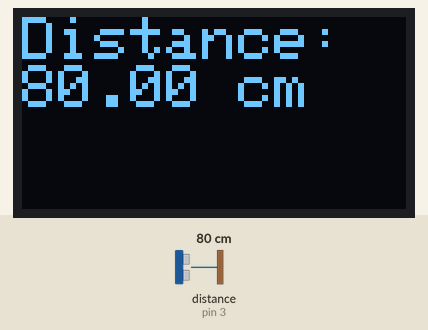
The sketch below on a simulated Arduino Uno, built with avr-gcc and run on an emulated ATmega328P. Shown: 128×64 one-colour display. Wiring (inferred from the names in the program): ultrasonic range finder: trigger pin 2; echo pin 3. Inputs (shaded band) come from the test bench; at power-on: distance to the obstacle (sensor on pin 3) 80 cm. The echo pulse lasts 58.3 µs per cm.

Above: at 1.3 s.
1.4 s: distance to the obstacle (sensor on pin 3) set to 18 cm
At 2.5 s:
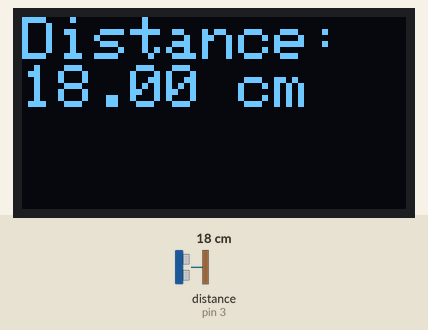
4.5 s: distance to the obstacle (sensor on pin 3) set to 60 cm
At 6.0 s:
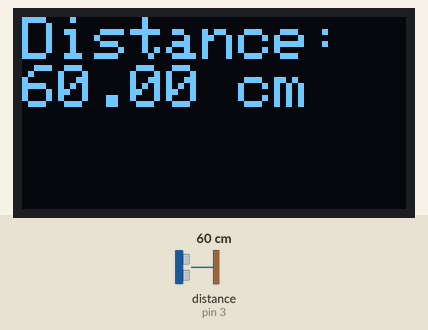
6.3 s: distance to the obstacle (sensor on pin 3) set to 35 cm
At 6.8 s:
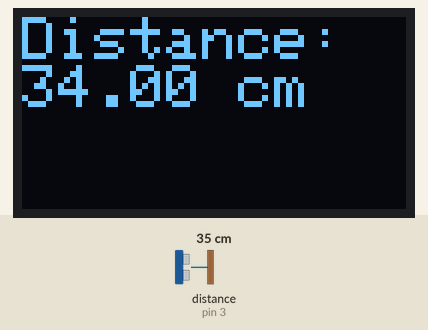
Timing chart, 0 to 9.3 s (numbered marks = the images above; inputs shaded):
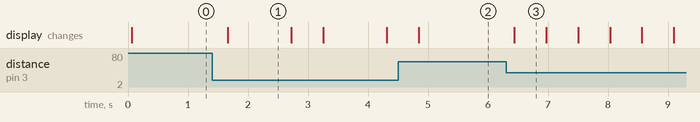

The sketch:

ultrasonic_short.ino
```cpp
#include <Wire.h>
#include <Adafruit_GFX.h>
#include <Adafruit_SSD1306.h>

#define SCREEN_WIDTH 128 // OLED display width, in pixels
#define SCREEN_HEIGHT 64 // OLED display height, in pixels

#define TRIGGER_PIN 2   // Arduino pin connected to the ultrasonic sensor's trigger pin
#define ECHO_PIN 3      // Arduino pin connected to the ultrasonic sensor's echo pin

#define OLED_RESET -1   // Reset pin for the OLED display (not used)

Adafruit_SSD1306 display(SCREEN_WIDTH, SCREEN_HEIGHT, &Wire, OLED_RESET);

void setup() {
  pinMode(TRIGGER_PIN, OUTPUT);
  pinMode(ECHO_PIN, INPUT);

  display.begin(SSD1306_SWITCHCAPVCC, 0x3C); // Initialize the OLED display
  display.clearDisplay(); // Clear the display buffer
  display.setTextColor(WHITE); // Set text color to white
  display.setTextSize(2); // Set text size to 1
  display.setCursor(0, 0); // Set cursor position to top-left
}

void loop() {
     long duration;

  digitalWrite(TRIGGER_PIN, LOW); // Ensure the trigger pin is low
  delayMicroseconds(2);

  digitalWrite(TRIGGER_PIN, HIGH); // Send a 10 microsecond pulse to trigger the ultrasonic sensor
  delayMicroseconds(10);

  digitalWrite(TRIGGER_PIN, LOW); // Turn off the trigger pin

  duration = pulseIn(ECHO_PIN, HIGH); // Measure the duration of the echo pulse
  float total_distance = duration / 58; // Calculate the distance in centimeters

  display.clearDisplay(); // Clear the previous display
  display.setCursor(0, 0);
  display.print("Distance: ");
  display.print(total_distance);
  display.print(" cm");
  display.display(); // Update the display with new content

  delay(500); // Wait for a moment before taking the next measurement
}
```

Measured:
- after the input at 1.4 s, the display: changes after 0.26 s (image 1)
- after the input at 4.5 s, the display: changes after 0.34 s (image 2)
- after the input at 6.3 s, the display: changes after 0.14 s (image 3)
- what the display in image 1 shows lasts 1.0 s, from 1.7 s to 2.7 s
- what the display in image 3 shows lasts 0.6 s, from 6.4 s to 7.0 s
